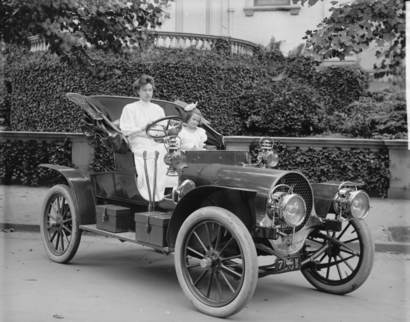
#> input picture Digital_Humanities_in_the_Nordic_and_Baltic_Countries_Publications_template__1_/latex/sample-franklin.png, 410 x 322 px
$ python -i annotations.py   (imports and definitions only)
#> lines starting #> are read from the running program, lines starting #| are printed output that depends on the picture
"""Fetch annotation lists and render them onto converted images.

Supported selector types (chosen by ``target.selector.type``):

- ``SvgSelector`` (Munch): ``<polygon>``, ``<polygon data-point="true">`` and
  ``<polyline>`` with points normalised to 0–1 of the image size.
- ``FragmentSelector`` (Saint Sophia): ``xywh=percent:x,y,w,h`` with values 0–100.
"""

import hashlib
import json
import logging
import re
import xml.etree.ElementTree as ET
from typing import Dict, List, Optional, Tuple

import requests
from PIL import Image, ImageColor, ImageDraw

logger = logging.getLogger(__name__)

DEFAULT_COLOR = "#ff0000"
RECT_COLOR = "#ffffff"
POINT_FILL_OPACITY = 0.35
# CSS grayscale(1) uses Rec. 709 luma; brightness(0.45) scales it.
FOCUS_BRIGHTNESS = 0.45
FOCUS_MATRIX = (0.2126 * FOCUS_BRIGHTNESS, 0.7152 * FOCUS_BRIGHTNESS, 0.0722 * FOCUS_BRIGHTNESS, 0)
# Stroke widths are in "screen pixels" for a ~1000px image. Larger output scales them
# by sqrt(size / reference) so they stay visible in an overview without getting
# thick when zoomed in.
STROKE_REFERENCE_SIZE = 1000
STROKE_WIDTH = 1.5
DASH_LENGTH = 1.0
# Point annotations are tiny in source coordinates; like the viewer, draw them as
# solid dots as wide as a stroke.
MIN_POINT_RADIUS = STROKE_WIDTH / 2
# Bump when drawing changes so cached annotated renderings are regenerated.
RENDER_VERSION = 4
MAX_PAGES = 1000

FRAGMENT_PATTERN = re.compile(
    r"^xywh=percent:\s*([-\d.]+)\s*,\s*([-\d.]+)\s*,\s*([-\d.]+)\s*,\s*([-\d.]+)\s*$",
    re.IGNORECASE,
)

# A shape is a plain dict so it can be hashed into a cache key:
#   {"kind": "polygon" | "point" | "polyline", "points": [[x, y], ...], "color": "#rrggbb"}   (0–1 coordinates)
#   {"kind": "rect", "x": .., "y": .., "w": .., "h": ..}                                       (0–1 coordinates)
Shape = Dict


# [46 lines left out: functions fetch_annotations, _category_color, not called in this run]


def _parse_points(value: str) -> List[List[float]]:
    numbers = [float(n) for n in re.split(r"[\s,]+", value.strip()) if n]
    return [[numbers[i], numbers[i + 1]] for i in range(0, len(numbers) - 1, 2)]


# [66 lines left out: functions _parse_svg_selector, _parse_fragment_selector, parse_annotations, render_variant_key, not called in this run]


def apply_focus(img: Image.Image) -> Image.Image:
    """Equivalent of CSS ``grayscale(1) brightness(0.45)``."""
    alpha = img.getchannel("A") if img.mode in ("RGBA", "LA") else None
    gray = img.convert("RGB").convert("L", FOCUS_MATRIX).convert("RGB")
    if alpha is not None:
        gray.putalpha(alpha)
    return gray


def _rgba(color: str, opacity: float = 1.0) -> Tuple[int, int, int, int]:
    r, g, b = ImageColor.getrgb(color)[:3]
    return r, g, b, round(255 * opacity)


# [55 lines left out: functions _dashed_line, draw_annotations, not called in this run]

>>> from PIL import Image
>>> picture = Image.open('Digital_Humanities_in_the_Nordic_and_Baltic_Countries_Publications_template__1_/latex/sample-franklin.png')
#> picture is the input picture: PIL image 410x322 L; min 13, max 242, mean 105.4
>>> result = apply_focus(picture)
#> in apply_focus, `gray = img.convert("RGB").convert("L", FOCUS_MATRIX).convert("RGB")`:
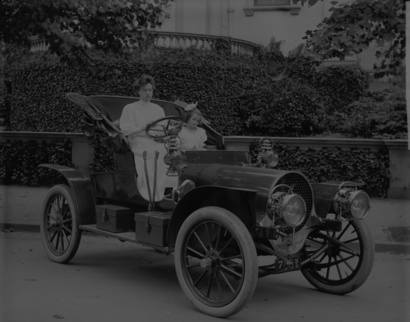
#> gray: PIL image 410x322 RGB; min 6, max 109, mean 47.4
